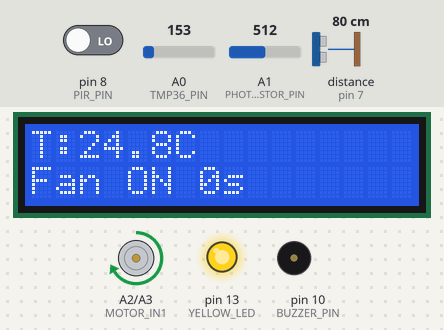
The sketch below on a simulated Arduino Uno, built with avr-gcc and run on an emulated ATmega328P. Shown: 16×2 character LCD, motor-driver pin pairs drawn as motors (green arrow = first pin HIGH = forward, orange = second pin HIGH = backward, longer = more drive, scaled by the enable pin), output pins drawn as LEDs (lit = HIGH), buzzer (waves = sounding). Wiring (inferred from the names in the program): ultrasonic range finder: trigger pin 6; echo pin 7. Inputs (shaded band) come from the test bench; at power-on: distance to the obstacle (sensor on pin 7) 80 cm, pin 8 (PIR_PIN) LOW, A1 (PHOTORESISTOR_PIN) = 512, A0 (TMP36_PIN) = 153. The echo pulse lasts 58.3 µs per cm; pins used as bus, display or sensor lines are not drawn; what the sketch prints to the serial monitor is not drawn.

Above: at 3.2 s.
3.3 s: distance to the obstacle (sensor on pin 7) set to 22 cm
5.7 s: distance to the obstacle (sensor on pin 7) set to 19 cm
At 7.3 s:
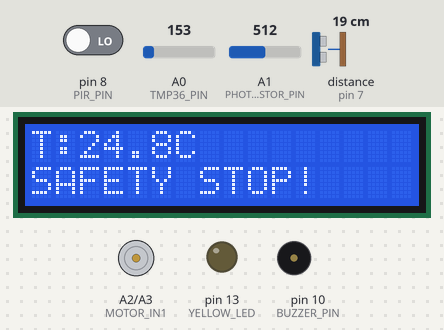
7.6 s: pin 8 (PIR_PIN) driven HIGH
At 7.9 s:
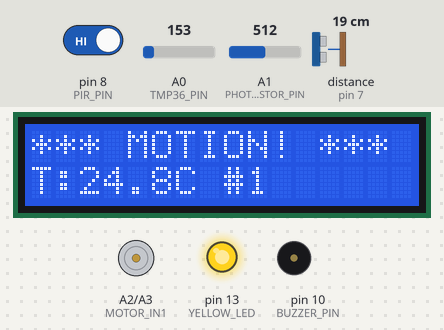
9.1 s: A1 (PHOTORESISTOR_PIN) set to 312
10.9 s: A1 (PHOTORESISTOR_PIN) set to 290
At 11.7 s:
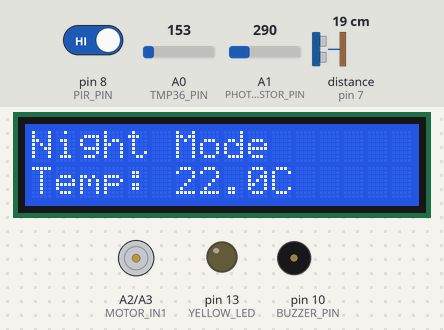
12.4 s: pin 8 (PIR_PIN) driven LOW
At 13.5 s:
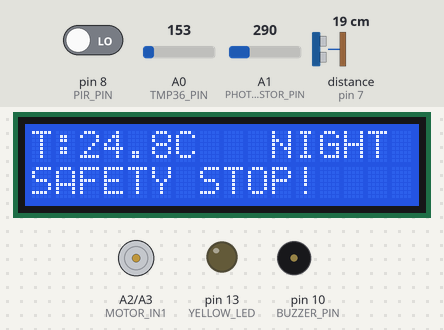
Timing chart, 0 to 15.4 s (numbered marks = the images above; inputs shaded):
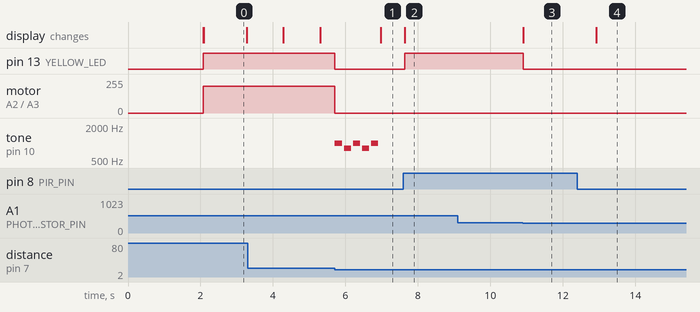

Measured:
- the behaviour switches between 21 and 20 cm on distance to the obstacle (sensor on pin 7) (found by bisection; images 0 and 1)
- the behaviour switches between 300 and 299 on A1 (PHOTORESISTOR_PIN) (found by bisection; images 2 and 3)
- after the input at 5.7 s, pin 13 (YELLOW_LED): HIGH → LOW at once; motor on A2 (MOTOR_IN1) / A3 (MOTOR_IN2): forward 200/255 → stopped at once; tone on pin 10 (BUZZER_PIN): silent → 1000 Hz at once, then repeats every 0.50 s: silent 0.05 s, 800 Hz 0.20 s, silent 0.05 s, 1000 Hz 0.20 s; the display: changes after 1.3 s (image 1)
- after the input at 7.6 s, pin 13 (YELLOW_LED): LOW → HIGH at once; the display: changes at once (image 2)
- after the input at 9.1 s, every drawn part: stays the same
- after the input at 10.9 s, pin 13 (YELLOW_LED): HIGH → LOW at once; the display: changes at once (image 3)
- after the input at 12.4 s, the display: changes after 0.52 s (image 4)
- what the display in image 0 shows lasts 1.2 s, from 2.1 s to 3.3 s

The sketch:

UNO-2.ino
```cpp
// ============================================================================
// UNO-2 RIGHT VALA : ENVIRONMENTAL CONTROL (TinkerCAD Version)
// Simplified for Arduino UNO pin limitations with L293D motor driver control
// ============================================================================

#include <LiquidCrystal.h>
#include <Wire.h>

// ===== PIN DEFINITIONS FOR UNO =====
// LCD Display
LiquidCrystal lcd(12, 11, 5, 4, 3, 2);

// Sensors
const int PIR_PIN = 8;              // PIR motion sensor
const int TMP36_PIN = A0;           // Temperature sensor
const int ULTRASONIC_TRIG = 6;      // Ultrasonic trigger
const int ULTRASONIC_ECHO = 7;      // Ultrasonic echo
const int PHOTORESISTOR_PIN = A1;   // Light sensor (with 10k resistor to GND)

// Actuators (L293D Connected)
const int MOTOR_EN = 9;             // PWM enable pin for motor speed
const int MOTOR_IN1 = A2;           // Motor direction input 1 (digital)
const int MOTOR_IN2 = A3;           // Motor direction input 2 (digital)
const int BUZZER_PIN = 10;          // Buzzer

// LEDs (Simplified - only 4 total due to UNO pin limitations)
const int YELLOW_LED = 13;          // Motion indicator (1 LED represents 4)
const int RED_LED = 1;             // Night mode indicator (1 LED represents 4)
const int STATUS_LED = 13;          // Built-in LED for motor/status

// ===== SYSTEM VARIABLES =====
float preferredTemp = 23.5;  // Default, updated by UNO-1
float currentTemp = 0.0;

// Motion detection
bool motionDetected = false;
bool lastPirState = LOW;
int motionCount = 0;
unsigned long lastMotionTime = 0;

// Motor control
bool motorRunning = false;
unsigned long motorStartTime = 0;
unsigned long motorTotalTime = 0;

// Safety
bool objectNearMotor = false;
unsigned long lastSafetyCheck = 0;

// Night mode
bool nightMode = false;

// Display control
unsigned long lastDisplayUpdate = 0;
unsigned long lastSerialUpdate = 0;

void setup() {
  Serial.begin(9600);
  Wire.begin(8); // I2C Slave address 8
  Wire.onReceive(receiveFromUno1);

  // Initialize LCD
  lcd.begin(16, 2);

  // Initialize pins
  pinMode(PIR_PIN, INPUT);
  pinMode(ULTRASONIC_TRIG, OUTPUT);
  pinMode(ULTRASONIC_ECHO, INPUT);
  pinMode(PHOTORESISTOR_PIN, INPUT);

  pinMode(MOTOR_EN, OUTPUT);
  pinMode(MOTOR_IN1, OUTPUT);
  pinMode(MOTOR_IN2, OUTPUT);

  pinMode(BUZZER_PIN, OUTPUT);
  pinMode(YELLOW_LED, OUTPUT);
  pinMode(RED_LED, OUTPUT);
  pinMode(STATUS_LED, OUTPUT);

  Serial.println("=== UNO-2: ENVIRONMENTAL CONTROL ===");
  Serial.println("Two-UNO Project - Slave");
  Serial.println("");

  // Welcome display
  lcd.clear();
  lcd.setCursor(0, 0);
  lcd.print("UNO-2 System");
  lcd.setCursor(0, 1);
  lcd.print("Ready...");

  delay(2000);

  Serial.println("UNO-2 Initialized");
  Serial.println("Waiting for UNO-1...");
  Serial.println("====================");

  lcd.clear();
  lcd.setCursor(0, 0);
  lcd.print("Waiting for");
  lcd.setCursor(0, 1);
  lcd.print("UNO-1...");
}

void loop() {
  // Check night mode
  checkNightMode();

  // Check for motion
  checkMotion();

  // Read temperature
  readTemperature();

  // Control motor
  controlMotor();

  // Check ultrasonic safety
  if (motorRunning) {
    checkUltrasonicSafety();
  }

  // Update displays
  if (millis() - lastDisplayUpdate > 1000) {
    updateDisplay();
    lastDisplayUpdate = millis();
  }

  if (millis() - lastSerialUpdate > 3000) {
    sendStatus();
    lastSerialUpdate = millis();
  }

  delay(100);
}

// ===== I2C RECEIVE FROM UNO-1 =====
void receiveFromUno1(int bytes) {
  if (bytes == sizeof(float)) {
    Wire.readBytes((char*)&preferredTemp, sizeof(float));

    Serial.print("I2C: Received ");
    Serial.print(preferredTemp, 1);
    Serial.println("°C from UNO-1");

    lcd.clear();
    lcd.setCursor(0, 0);
    lcd.print("Config Received");
    lcd.setCursor(0, 1);
    lcd.print("Temp: ");
    lcd.print(preferredTemp, 1);
    lcd.print("C");

    delay(2000);
  }
}

// ===== NIGHT MODE DETECTION =====
void checkNightMode() {
  int lightLevel = analogRead(PHOTORESISTOR_PIN);
  bool previousNightMode = nightMode;
  nightMode = (lightLevel < 300);

  if (nightMode != previousNightMode) {
    if (nightMode) {
      Serial.println("*** NIGHT MODE ***");
      preferredTemp = 22.0;

      digitalWrite(RED_LED, HIGH);
      digitalWrite(YELLOW_LED, LOW);

      lcd.clear();
      lcd.setCursor(0, 0);
      lcd.print("Night Mode");
      lcd.setCursor(0, 1);
      lcd.print("Temp: 22.0C");

      delay(2000);

    } else {
      Serial.println("*** DAY MODE ***");
      digitalWrite(RED_LED, LOW);
    }
  }
}

// ===== MOTION DETECTION =====
void checkMotion() {
  bool currentPirState = digitalRead(PIR_PIN);

  if (currentPirState == HIGH && lastPirState == LOW) {
    handleMotionStart();
  }

  if (currentPirState == LOW && lastPirState == HIGH) {
    handleMotionEnd();
  }

  if (currentPirState == HIGH) {
    lastMotionTime = millis();
  }

  lastPirState = currentPirState;
}

void handleMotionStart() {
  motionCount++;
  motionDetected = true;
  lastMotionTime = millis();

  Serial.println("*** MOTION DETECTED ***");
  Serial.print("Count: ");
  Serial.println(motionCount);

  // Turn on yellow LED
  if (!nightMode) {
    digitalWrite(YELLOW_LED, HIGH);
  }

  // Show motion alert
  lcd.clear();
  lcd.setCursor(0, 0);
  lcd.print("*** MOTION! ***");
  lcd.setCursor(0, 1);
  lcd.print("T:");
  lcd.print(currentTemp, 1);
  lcd.print("C #");
  lcd.print(motionCount);

  delay(2000);
}

void handleMotionEnd() {
  if (motionDetected) {
    motionDetected = false;
    Serial.println("Motion ended");
  }
}

// ===== TEMPERATURE READING =====
void readTemperature() {
  int sensorValue = analogRead(TMP36_PIN);
  float voltage = sensorValue * (5.0 / 1023.0);
  currentTemp = (voltage - 0.5) * 100.0;
}

// ===== MOTOR CONTROL =====
void controlMotor() {
  bool shouldRun = (currentTemp > preferredTemp) && !objectNearMotor;

  if (shouldRun && !motorRunning) {
    // Motor forward
    digitalWrite(MOTOR_IN1, HIGH);
    digitalWrite(MOTOR_IN2, LOW);
    analogWrite(MOTOR_EN, 200);
    motorRunning = true;
    motorStartTime = millis();
    digitalWrite(STATUS_LED, HIGH);

    Serial.println("Motor STARTED");
  } else if (!shouldRun && motorRunning) {
    // Stop motor
    digitalWrite(MOTOR_IN1, LOW);
    digitalWrite(MOTOR_IN2, LOW);
    analogWrite(MOTOR_EN, 0);
    motorRunning = false;
    digitalWrite(STATUS_LED, LOW);

    if (motorStartTime > 0) {
      motorTotalTime += (millis() - motorStartTime) / 1000;
    }

    Serial.println("Motor STOPPED");
    if (objectNearMotor) {
      Serial.println("Reason: Safety");
    } else {
      Serial.println("Reason: Temp OK");
    }
  }
}

// ===== ULTRASONIC SAFETY =====
void checkUltrasonicSafety() {
  if (millis() - lastSafetyCheck > 200) {
    lastSafetyCheck = millis();

    long distance = getUltrasonicDistance();
    bool previousObjectNear = objectNearMotor;
    objectNearMotor = (distance < 20 && distance > 0);

    if (objectNearMotor && !previousObjectNear) {
      // EMERGENCY STOP
      digitalWrite(MOTOR_IN1, LOW);
      digitalWrite(MOTOR_IN2, LOW);
      analogWrite(MOTOR_EN, 0);
      motorRunning = false;
      digitalWrite(STATUS_LED, LOW);

      Serial.println("🚨 SAFETY ALERT!");
      Serial.print("Distance: ");
      Serial.print(distance);
      Serial.println(" cm");

      playWarning();

      lcd.clear();
      lcd.setCursor(0, 0);
      lcd.print("SAFETY STOP!");
      lcd.setCursor(0, 1);
      lcd.print("Object <20cm");

    } else if (!objectNearMotor && previousObjectNear) {
      Serial.println("✓ Object moved");
      noTone(BUZZER_PIN);
    }
  }
}

long getUltrasonicDistance() {
  digitalWrite(ULTRASONIC_TRIG, LOW);
  delayMicroseconds(2);
  digitalWrite(ULTRASONIC_TRIG, HIGH);
  delayMicroseconds(10);
  digitalWrite(ULTRASONIC_TRIG, LOW);

  long duration = pulseIn(ULTRASONIC_ECHO, HIGH, 30000);
  if (duration == 0) return 999;

  return (duration * 0.034) / 2;
}

void playWarning() {
  int melody[] = {1000, 800, 1000, 800, 1000};

  for (int i = 0; i < 5; i++) {
    tone(BUZZER_PIN, melody[i], 200);
    delay(250);
  }
  noTone(BUZZER_PIN);
}

// ===== DISPLAY UPDATE =====
void updateDisplay() {
  if (millis() - lastMotionTime < 3000 && motionDetected) {
    return;
  }

  lcd.clear();

  // Line 1: Temperature
  lcd.setCursor(0, 0);
  lcd.print("T:");
  lcd.print(currentTemp, 1);
  lcd.print("C");

  if (nightMode) {
    lcd.setCursor(10, 0);
    lcd.print("NIGHT");
  }

  // Line 2: Motor/Motion status
  lcd.setCursor(0, 1);
  if (objectNearMotor) {
    lcd.print("SAFETY STOP!");
  } else if (motorRunning) {
    lcd.print("Fan ON ");
    unsigned long runtime = motorTotalTime + ((millis() - motorStartTime) / 1000);
    lcd.print(runtime);
    lcd.print("s");
  } else {
    lcd.print("Motion:");
    lcd.print(motionCount);

    if (millis() - lastMotionTime < 10000) {
      lcd.setCursor(11, 1);
      lcd.print("ACTIV");
    }
  }
}

// ===== SERIAL STATUS =====
void sendStatus() {
  Serial.println("=== UNO-2 STATUS ===");
  Serial.print("Temperature: ");
  Serial.print(currentTemp, 1);
  Serial.println("°C");
  Serial.print("Preferred: ");
  Serial.print(preferredTemp, 1);
  Serial.println("°C");
  Serial.print("Motion Count: ");
  Serial.println(motionCount);
  Serial.print("Motor: ");
  Serial.println(motorRunning ? "ON" : "OFF");

  if (motorRunning) {
    unsigned long runtime = motorTotalTime + ((millis() - motorStartTime) / 1000);
    Serial.print("Runtime: ");
    Serial.print(runtime);
    Serial.println("s");
  }

  Serial.print("Night Mode: ");
  Serial.println(nightMode ? "Active" : "Inactive");

  if (objectNearMotor) {
    Serial.println("SAFETY: Object detected");
  }

  // JSON for Node-RED
  Serial.print("JSON: {\"temp\":");
  Serial.print(currentTemp, 1);
  Serial.print(",\"motor\":\"");
  Serial.print(motorRunning ? "ON" : "OFF");
  Serial.print("\",\"night\":");
  Serial.print(nightMode ? "true" : "false");
  Serial.print(",\"motion\":");
  Serial.print(motionCount);
  Serial.println("}");

  Serial.println("===================");
}


//uNO 1 ACTIVE BUZZER
//UNO2 PASSIVE BUZZER
```
